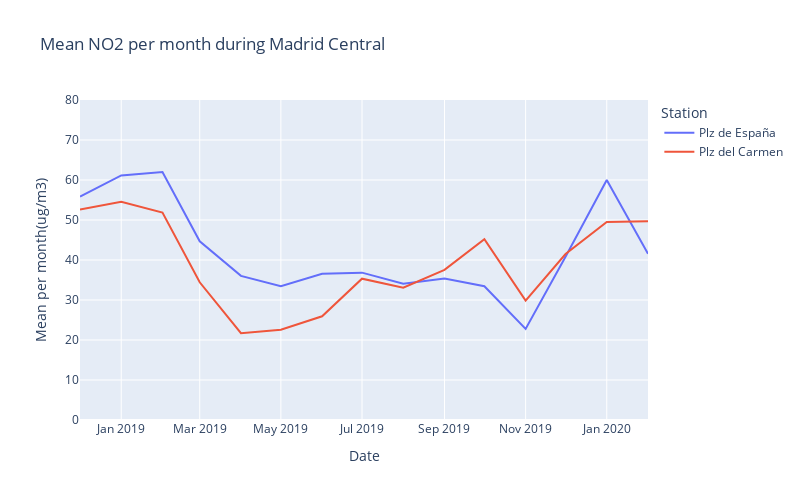

Notebook code for this chart:
### Markdown cell above
#### Graph of the monthly averages from December 2018 to February 2020 (we stopped before the corona virus lockdown).

### Code cell
all_data_MadC = all_data[["Year", "Station", "Mean per month(ug/m3)"]].loc["2018-12-01":"2020-02-01"]

fig = px.line(all_data_MadC, x=all_data_MadC.index, y="Mean per month(ug/m3)", color="Station", title="Mean NO2 per month during Madrid Central")
fig.update_yaxes(range=[0,80])
fig.update_layout(autosize=True, width=800, height=500)
fig.show()

### Figure 1 — Plotly figure (JSON) as saved in the notebook; plotly's stock layout.template omitted (floating-point values rounded to 4 significant figures)
{"data": [{"hovertemplate": "Station=Plz de España<br>Date=%{x}<br>Mean per month(ug/m3)=%{y}<extra></extra>", "legendgroup": "Plz de España", "line": {"color": "#636efa", "dash": "solid"}, "mode": "lines", "name": "Plz de España", "orientation": "v", "showlegend": true, "type": "scatter", "x": ["2018-12-01T00:00:00", "2019-01-01T00:00:00", "2019-02-01T00:00:00", "2019-03-01T00:00:00", "2019-04-01T00:00:00", "2019-05-01T00:00:00", "2019-06-01T00:00:00", "2019-07-01T00:00:00", "2019-08-01T00:00:00", "2019-09-01T00:00:00", "2019-10-01T00:00:00", "2019-11-01T00:00:00", "2019-12-01T00:00:00", "2020-01-01T00:00:00", "2020-02-01T00:00:00"], "xaxis": "x", "y": [55.87, 61.13, 62, 44.68, 36.03, 33.45, 36.55, 36.84, 34.06, 35.4, 33.45, 22.77, 40.81, 60, 41.54], "yaxis": "y"}, {"hovertemplate": "Station=Plz del Carmen<br>Date=%{x}<br>Mean per month(ug/m3)=%{y}<extra></extra>", "legendgroup": "Plz del Carmen", "line": {"color": "#EF553B", "dash": "solid"}, "mode": "lines", "name": "Plz del Carmen", "orientation": "v", "showlegend": true, "type": "scatter", "x": ["2018-12-01T00:00:00", "2019-01-01T00:00:00", "2019-02-01T00:00:00", "2019-03-01T00:00:00", "2019-04-01T00:00:00", "2019-05-01T00:00:00", "2019-06-01T00:00:00", "2019-07-01T00:00:00", "2019-08-01T00:00:00", "2019-09-01T00:00:00", "2019-10-01T00:00:00", "2019-11-01T00:00:00", "2019-12-01T00:00:00", "2020-01-01T00:00:00", "2020-02-01T00:00:00"], "xaxis": "x", "y": [52.61, 54.55, 51.86, 34.43, 21.7, 22.55, 25.93, 35.32, 33.1, 37.53, 45.19, 29.86, 41.48, 49.48, 49.69], "yaxis": "y"}], "layout": {"autosize": true, "height": 500, "legend": {"title": {"text": "Station"}, "tracegroupgap": 0}, "title": {"text": "Mean NO2 per month during Madrid Central"}, "width": 800, "xaxis": {"anchor": "y", "autorange": true, "domain": [0, 1], "range": ["2018-12-01", "2020-02-01"], "title": {"text": "Date"}, "type": "date"}, "yaxis": {"anchor": "x", "domain": [0, 1], "range": [0, 80], "title": {"text": "Mean per month(ug/m3)"}, "type": "linear"}}}
